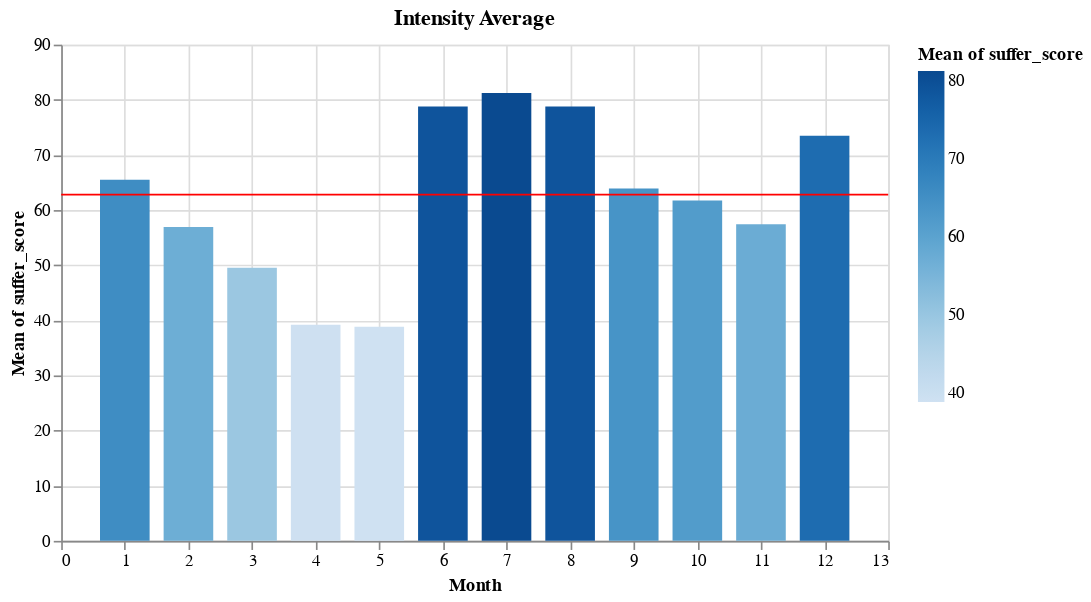

The notebook cell saved with this chart:
### Markdown cell above
# Monthly Intensity Average
Because of COVID-19 I was hesitant and fearful to train in the Spring with triathlons being cancelled and postponed. With reopenings and more availability to routes in June, I decided to ramp up in training and maintain consistency. As temperatures dropped in the Fall, my relative intensity fell with slightly higher volumes. This can indicate gains in fitness from acclimation to the heat or from consistency. I find that workouts in the Fall, Winter and early Spring are easier for as my body is more comfortable in cooler temperatures.

### Code cell
bar = alt.Chart(df).mark_bar(size=30).encode(
    x=alt.X('month', sort=days, axis=alt.Axis(title='Month')),
    y='mean(suffer_score)',
    color='mean(suffer_score):Q'
)

rule = alt.Chart(df).mark_rule(color='red').encode(
    y='mean(suffer_score):Q'
)

(bar + rule).properties(
    width=500,
    title='Intensity Average'
)

### Figure 1 — Vega-Lite specification as saved in the notebook (floating-point values rounded to 4 significant figures; data arrays with more than 128 entries replaced by an {"elided": "..."} marker saying what was removed)
{"config": {"view": {"continuousWidth": 400, "continuousHeight": 300}}, "layer": [{"mark": {"type": "bar", "size": 30}, "encoding": {"color": {"type": "quantitative", "aggregate": "mean", "field": "suffer_score"}, "x": {"type": "quantitative", "axis": {"title": "Month"}, "field": "month", "sort": ["Monday", "Tuesday", "Wednesday", "Thursday", "Friday", "Saturday", "Sunday"]}, "y": {"type": "quantitative", "aggregate": "mean", "field": "suffer_score"}}}, {"mark": {"type": "rule", "color": "red"}, "encoding": {"y": {"type": "quantitative", "aggregate": "mean", "field": "suffer_score"}}}], "data": {"name": "data-feb000db323d37b533775dfc4863ea15"}, "title": "Intensity Average", "width": 500, "$schema": "https://vega.github.io/schema/vega-lite/v4.8.1.json", "datasets": {"data-feb000db323d37b533775dfc4863ea15": {"elided": "355 records"}}}
